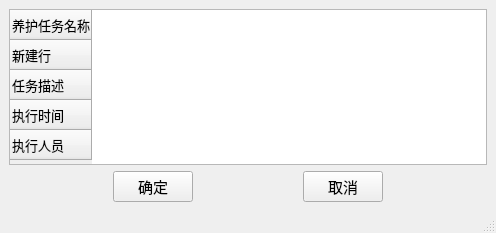
<?xml version="1.0" encoding="UTF-8"?>
<ui version="4.0">
 <class>MainWindow</class>
 <widget class="QMainWindow" name="MainWindow">
  <property name="geometry">
   <rect>
    <x>0</x>
    <y>0</y>
    <width>496</width>
    <height>233</height>
   </rect>
  </property>
  <property name="font">
   <font>
    <pointsize>10</pointsize>
   </font>
  </property>
  <property name="windowTitle">
   <string>修改养护信息</string>
  </property>
  <widget class="QWidget" name="centralwidget">
   <layout class="QHBoxLayout" name="horizontalLayout_2">
    <item>
     <layout class="QVBoxLayout" name="verticalLayout">
      <item>
       <widget class="QTableWidget" name="tableWidget">
        <property name="font">
         <font>
          <pointsize>10</pointsize>
         </font>
        </property>
        <row>
         <property name="text">
          <string>养护任务名称</string>
         </property>
        </row>
        <row>
         <property name="text">
          <string>新建行</string>
         </property>
        </row>
        <row>
         <property name="text">
          <string>任务描述</string>
         </property>
        </row>
        <row>
         <property name="text">
          <string>执行时间</string>
         </property>
        </row>
        <row>
         <property name="text">
          <string>执行人员</string>
         </property>
        </row>
       </widget>
      </item>
      <item>
       <layout class="QHBoxLayout" name="horizontalLayout">
        <item>
         <spacer name="horizontalSpacer_2">
          <property name="orientation">
           <enum>Qt::Horizontal</enum>
          </property>
          <property name="sizeHint" stdset="0">
           <size>
            <width>40</width>
            <height>20</height>
           </size>
          </property>
         </spacer>
        </item>
        <item>
         <widget class="QPushButton" name="pushButton">
          <property name="font">
           <font>
            <pointsize>11</pointsize>
           </font>
          </property>
          <property name="text">
           <string>确定</string>
          </property>
         </widget>
        </item>
        <item>
         <spacer name="horizontalSpacer">
          <property name="orientation">
           <enum>Qt::Horizontal</enum>
          </property>
          <property name="sizeHint" stdset="0">
           <size>
            <width>40</width>
            <height>20</height>
           </size>
          </property>
         </spacer>
        </item>
        <item>
         <widget class="QPushButton" name="pushButton_2">
          <property name="font">
           <font>
            <pointsize>11</pointsize>
           </font>
          </property>
          <property name="text">
           <string>取消</string>
          </property>
         </widget>
        </item>
        <item>
         <spacer name="horizontalSpacer_3">
          <property name="orientation">
           <enum>Qt::Horizontal</enum>
          </property>
          <property name="sizeHint" stdset="0">
           <size>
            <width>40</width>
            <height>20</height>
           </size>
          </property>
         </spacer>
        </item>
       </layout>
      </item>
     </layout>
    </item>
   </layout>
  </widget>
  <widget class="QStatusBar" name="statusbar"/>
 </widget>
 <resources/>
 <connections/>
</ui>
